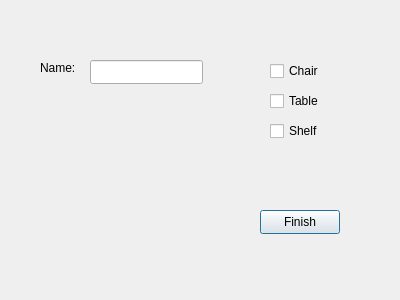
<?xml version="1.0" encoding="UTF-8"?>
<ui version="4.0">
 <class>FurnitureDialog</class>
 <widget class="QDialog" name="FurnitureDialog">
  <property name="geometry">
   <rect>
    <x>0</x>
    <y>0</y>
    <width>400</width>
    <height>300</height>
   </rect>
  </property>
  <property name="windowTitle">
   <string>Dialog</string>
  </property>
  <widget class="QCheckBox" name="chairCheckBox">
   <property name="geometry">
    <rect>
     <x>270</x>
     <y>60</y>
     <width>78</width>
     <height>22</height>
    </rect>
   </property>
   <property name="text">
    <string>Chair</string>
   </property>
  </widget>
  <widget class="QPushButton" name="furFinishButton">
   <property name="geometry">
    <rect>
     <x>260</x>
     <y>210</y>
     <width>80</width>
     <height>24</height>
    </rect>
   </property>
   <property name="text">
    <string>Finish</string>
   </property>
  </widget>
  <widget class="QLabel" name="furNameLabel">
   <property name="geometry">
    <rect>
     <x>40</x>
     <y>60</y>
     <width>49</width>
     <height>16</height>
    </rect>
   </property>
   <property name="text">
    <string>Name:</string>
   </property>
  </widget>
  <widget class="QCheckBox" name="shelfCheckBox">
   <property name="geometry">
    <rect>
     <x>270</x>
     <y>120</y>
     <width>78</width>
     <height>22</height>
    </rect>
   </property>
   <property name="text">
    <string>Shelf</string>
   </property>
  </widget>
  <widget class="QLineEdit" name="furLineEdit">
   <property name="geometry">
    <rect>
     <x>90</x>
     <y>60</y>
     <width>113</width>
     <height>24</height>
    </rect>
   </property>
  </widget>
  <widget class="QCheckBox" name="tableCheckBox">
   <property name="geometry">
    <rect>
     <x>270</x>
     <y>90</y>
     <width>78</width>
     <height>22</height>
    </rect>
   </property>
   <property name="text">
    <string>Table</string>
   </property>
  </widget>
 </widget>
 <resources/>
 <connections/>
</ui>
